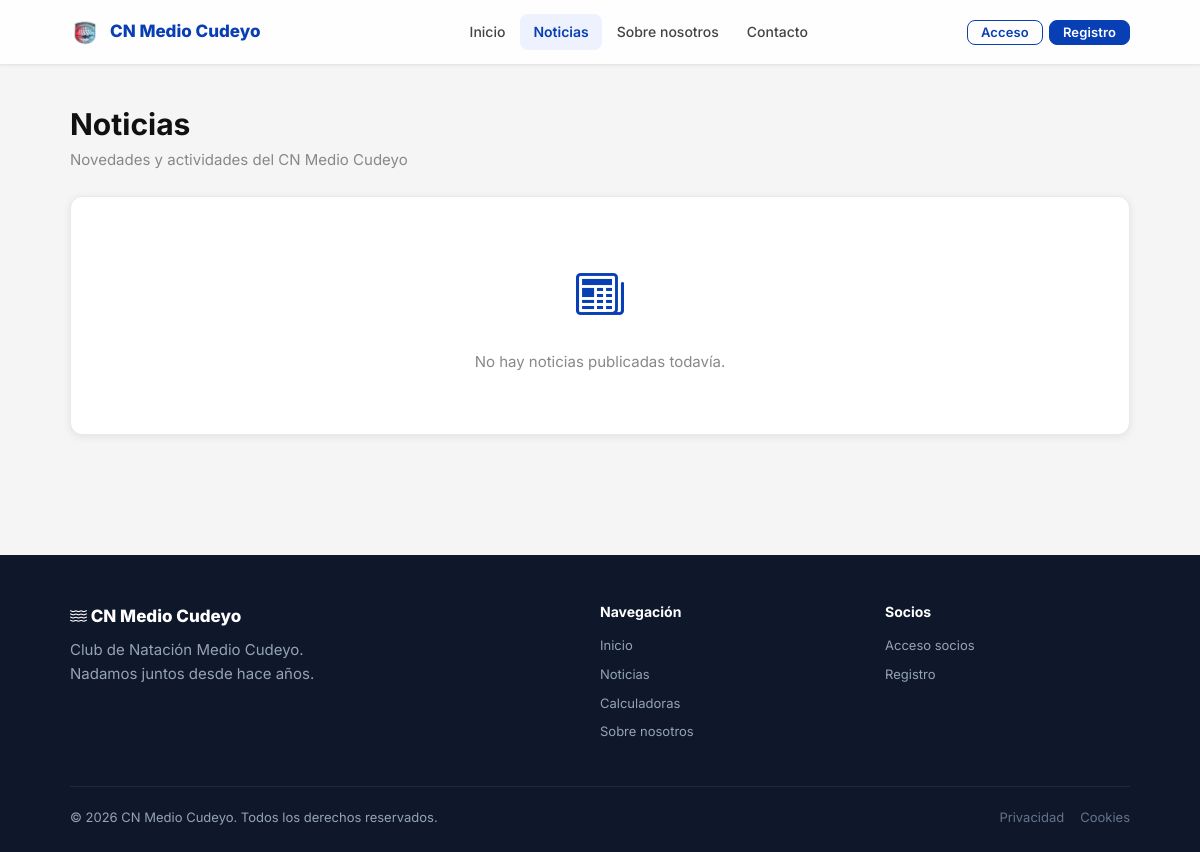
The app's page /noticias/index.php, older data.
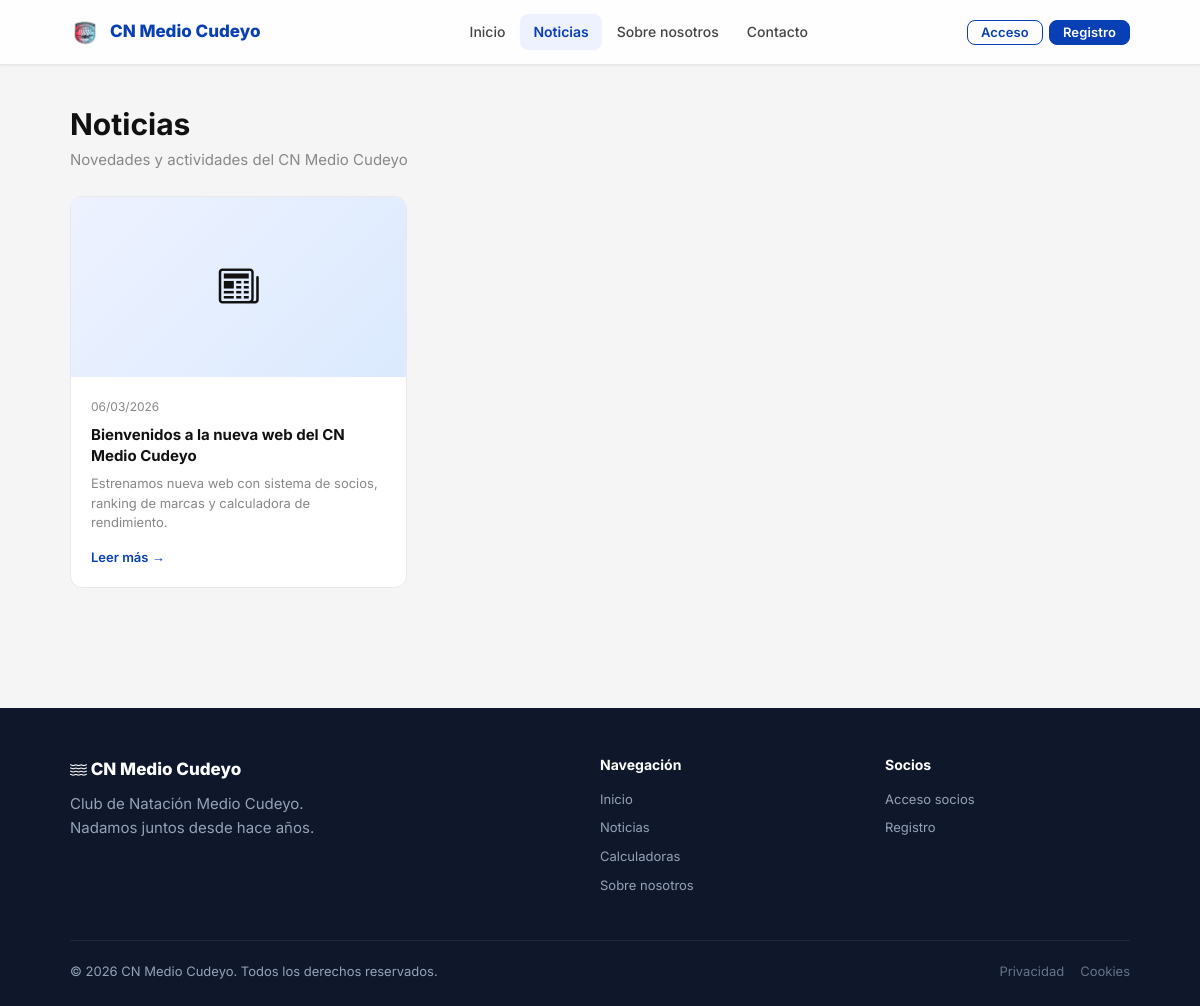
The same page, newer data.
### tables this page shows
CREATE TABLE IF NOT EXISTS noticias (
    id         INT AUTO_INCREMENT PRIMARY KEY,
    titulo     VARCHAR(255) NOT NULL,
    resumen    VARCHAR(500) DEFAULT NULL,
    contenido  TEXT         DEFAULT NULL,
    imagen_url VARCHAR(500) DEFAULT NULL,
    publicado  TINYINT(1)   NOT NULL DEFAULT 0,
    created_at TIMESTAMP DEFAULT CURRENT_TIMESTAMP,
    updated_at TIMESTAMP DEFAULT CURRENT_TIMESTAMP ON UPDATE CURRENT_TIMESTAMP
);

### includes/auth.php (called while the page is built, shortened)
<?php
function current_user(): ?array
{
    return $_SESSION['user'] ?? null;
}
function e(string $s): string
{
    return htmlspecialchars($s, ENT_QUOTES, 'UTF-8');
}

### public/noticias/index.php (the view, shortened to what this page needs)
<?php
require_once dirname(__DIR__, 2) . '/config/db.php';
require_once dirname(__DIR__, 2) . '/includes/auth.php';
require_once dirname(__DIR__, 2) . '/includes/layout.php';
$perPage = 12;
$page    = max(1, (int)($_GET['p'] ?? 1));
$offset  = ($page - 1) * $perPage;
$stmt    = $pdo->prepare('SELECT * FROM noticias WHERE publicado=1 ORDER BY created_at DESC LIMIT ? OFFSET ?');
$stmt->bindValue(1, $perPage, PDO::PARAM_INT);
$stmt->bindValue(2, $offset, PDO::PARAM_INT);
$stmt->execute();
$noticias = $stmt->fetchAll();
render_header('Noticias', 'noticias', '', 'Últimas noticias y novedades del Club de Natación Medio Cudeyo: competiciones, resultados, eventos y actividades del club.');
?>
<div class="container page-content">
  <div class="mb-6">
    <h1 style="margin-bottom:4px;">Noticias</h1>
    <p class="text-muted">Novedades y actividades del CN Medio Cudeyo</p>
  </div>
  <?php if (!$noticias): ?>
    <div class="card text-center" style="padding:60px;">
      <div style="font-size:48px;margin-bottom:16px;color:var(--blue);"><i class="bi bi-newspaper"></i></div>
      <p class="text-muted">No hay noticias publicadas todavía.</p>
    </div>
  <?php else: ?>
    <div class="news-grid">
      <?php foreach ($noticias as $n): ?>
      <a href="/noticias/detall?id=<?= $n['id'] ?>" class="news-card">
        <?php if ($n['imagen_url']): ?>
          <img src="<?= e($n['imagen_url']) ?>" alt="<?= e($n['titulo']) ?>" class="news-card-img">
        <?php else: ?>
          <div class="news-card-img-placeholder"><i class="bi bi-newspaper"></i></div>
        <?php endif; ?>
        <div class="news-card-body">
          <div class="news-card-date"><?= date('d/m/Y', strtotime($n['created_at'])) ?></div>
          <div class="news-card-title"><?= e($n['titulo']) ?></div>
          <?php if ($n['resumen']): ?>
            <div class="news-card-excerpt"><?= e(mb_strimwidth($n['resumen'], 0, 120, '…')) ?></div>
          <?php endif; ?>
          <span class="news-card-link">Leer más →</span>
        </div>
      </a>
      <?php endforeach; ?>
    </div>
  <?php endif; ?>
</div>
<?php render_footer(); ?>

### includes/layout.php (shortened to what this page needs)
<?php
function render_header(string $title, string $activePage = '', string $extraHead = '', string $description = ''): void
{
  $user = current_user();
  $isAdmin = $user && $user['rol'] === 'admin';
  $notif_count = 0;
?>
  <!DOCTYPE html>
  <html lang="es">
  <head>
    <link rel="stylesheet" href="https://cdn.jsdelivr.net/npm/bootstrap-icons@1.11.3/font/bootstrap-icons.min.css">
    <link rel="stylesheet" href="https://cdn.jsdelivr.net/npm/tom-select@2/dist/css/tom-select.min.css">
    <link rel="stylesheet" href="/assets/css/main.css?v=<?= filemtime($_SERVER['DOCUMENT_ROOT'] . '/assets/css/main.css') ?>">
  </head>
  <body>
    <nav class="navbar">
      <div class="container">
        <div class="navbar-inner">
          <a href="/" class="navbar-brand">
            <img class="brand-icon" src="/assets/images/icon.png" />
            CN Medio Cudeyo
          </a>
          <div class="navbar-links">
            <a href="/" <?= $activePage === 'inicio' ? 'class="active"' : '' ?>>Inicio</a>
            <a href="/noticias/" <?= $activePage === 'noticias' ? 'class="active"' : '' ?>>Noticias</a>
            <?php if ($user && is_nadador_activo()): ?>
              <a href="/calculadoras" <?= $activePage === 'calculadoras' ? 'class="active"' : '' ?>>Calculadoras</a>
              <a href="/biblioteca" <?= $activePage === 'biblioteca'   ? 'class="active"' : '' ?>>Biblioteca</a>
            <?php elseif (!$user): ?>
              <a href="/sobre-nosotros" <?= $activePage === 'sobre' ? 'class="active"' : '' ?>>Sobre nosotros</a>
            <?php endif; ?>
            <?php if (!$user): ?>
              <a href="/contacto" <?= $activePage === 'contacto' ? 'class="active"' : '' ?>>Contacto</a>
            <?php endif; ?>
          </div>
          <div class="navbar-auth">
            <?php if ($user): ?>
              <?php if (!$isAdmin && $notif_count > 0): ?>
                <a href="/socio/comunicaciones" class="navbar-notif" title="<?= $notif_count ?> sin leer">
                  <i class="bi bi-bell-fill"></i>
                  <span class="navbar-notif-badge"><?= $notif_count ?></span>
                </a>
              <?php endif; ?>
              <div class="navbar-user-dropdown">
                <button class="navbar-user" onclick="document.querySelector('.navbar-user-dropdown').classList.toggle('open')" type="button">
                  <?php if (!empty($user['avatar_url'])): ?>
                    <img src="<?= e($user['avatar_url']) ?>" alt="" class="navbar-user-avatar" style="width:32px;height:32px;border-radius:50%;object-fit:cover;">
                  <?php else: ?>
                    <div class="navbar-user-avatar"><?= strtoupper(mb_substr($user['nombre'], 0, 1)) ?></div>
                  <?php endif; ?>
                  <span><?= e($user['nombre']) ?></span>
                  <i class="bi bi-chevron-down" style="font-size:12px;opacity:0.7;"></i>
                </button>
                <div class="navbar-dropdown-menu">
                  <a href="/socio/perfil"><i class="bi bi-person"></i> Mi perfil</a>
                  <?php if (!$isAdmin): ?>
                    <a href="/socio/comunicaciones"><i class="bi bi-bell"></i> Comunicaciones<?= $notif_count > 0 ? ' <span class="badge badge-blue" style="font-size:11px;padding:2px 6px;margin-left:4px;">' . $notif_count . '</span>' : '' ?></a>
                    <a href="/socio/incidencias" <?= $activePage === 'socio-incidencias' ? 'class="active"' : '' ?>><i class="bi bi-exclamation-triangle"></i> Incidencias</a>
                    <a href="/socio/competiciones" <?= $activePage === 'socio-competiciones' ? 'class="active"' : '' ?>><i class="bi bi-list-ol"></i> Competiciones</a>
                    <?php if (is_nadador_activo()): ?>
                      <a href="/socio/asistencia" <?= $activePage === 'socio-asistencia' ? 'class="active"' : '' ?>><i class="bi bi-calendar-check"></i> Mi asistencia</a>
                    <?php endif; ?>
                  <?php endif; ?>
                  <a href="/directiva/cuestiones" <?= $activePage === 'directiva-cuestiones' ? 'class="active"' : '' ?>><i class="bi bi-question-circle"></i> Cuestiones</a>
                  <a href="/logout"><i class="bi bi-box-arrow-right"></i> Cerrar sesión</a>
                </div>
              </div>
            <?php else: ?>
              <a href="/login" class="btn btn-secondary btn-sm">Acceso</a>
              <a href="/register" class="btn btn-primary btn-sm">Registro</a>
            <?php endif; ?>
          </div>
        </div>
      </div>
    </nav>
    <main class="site-main">
    <?php
  }
  function render_footer(): void
  {
    $user = current_user();
    ?>
    </main>
    <footer class="footer">
      <div class="container">
        <div class="footer-inner">
          <div>
            <div class="footer-brand-name"><i class="bi bi-water"></i> CN Medio Cudeyo</div>
            <p>Club de Natación Medio Cudeyo.<br>Nadamos juntos desde hace años.</p>
          </div>
          <div class="footer-col">
            <h4>Navegación</h4>
            <a href="/">Inicio</a>
            <a href="/noticias/">Noticias</a>
            <a href="/calculadoras">Calculadoras</a>
            <a href="/sobre-nosotros">Sobre nosotros</a>
          </div>
          <div class="footer-col">
            <h4>Socios</h4>
            <?php if (!$user): ?>
              <a href="/login">Acceso socios</a>
              <a href="/register">Registro</a>
            <?php else: ?>
              <a href="/socio/panel">Mi panel</a>
              <a href="/socio/ranking">Ranking liga</a>
            <?php endif; ?>
          </div>
        </div>
        <div class="footer-bottom">
          <span>&copy; <?= date('Y') ?> CN Medio Cudeyo. Todos los derechos reservados.</span>
          <div class="footer-links">
            <a href="/privacidad">Privacidad</a>
            <a href="/cookies">Cookies</a>
          </div>
        </div>
      </div>
    </footer>
  </body>
  </html>
<?php
  }
?>

### public/assets/css/main.css (style rules this page uses)
:root { --blue: #093FB4; --blue-dark: #072f88; --red: #BF4646; --green: #16a34a; --orange: #ea580c; --text: #111; --gray: #888; --gray-light: #ddd; --bg: #f5f5f5; --white: #fff; --shadow: 0 2px 8px rgba(0,0,0,0.08); --shadow-lg: 0 4px 20px rgba(0,0,0,0.12); --radius: 8px; --radius-lg: 12px; }
*, *::before, *::after { box-sizing: border-box; margin: 0; padding: 0; }
body { font-family: 'Inter', Arial, sans-serif; font-size: 15px; color: var(--text); background: var(--bg); line-height: 1.6; -webkit-font-smoothing: antialiased; min-height: 100vh; display: flex; flex-direction: column; }
.site-main { flex: 1; }
a { color: var(--blue); text-decoration: none; }
img { max-width: 100%; display: block; }
h1, h2, h3, h4 { line-height: 1.3; }
.container { max-width: 1100px; margin: 0 auto; padding: 0 20px; }
.page-content { padding-top: 40px; padding-bottom: 60px; }
.navbar { background: rgba(255,255,255,0.85); backdrop-filter: blur(8px); border-bottom: 1px solid #e5e7eb; position: sticky; top: 0; z-index: 100; box-shadow: 0 1px 3px rgba(0,0,0,0.05); }
.navbar-inner { display: flex; align-items: center; justify-content: space-between; height: 64px; }
.navbar-brand { display: flex; align-items: center; gap: 10px; font-size: 17px; font-weight: 800; color: var(--blue); text-decoration: none; white-space: nowrap; margin-right: 50px !important; }
.navbar-brand .brand-icon { font-size: 22px; width: 30px !important;height: 30px !important; }
.navbar-links { display: flex; align-items: center; gap: 2px; }
.navbar-links a { padding: 7px 13px; border-radius: var(--radius); color: #444; font-size: 14px; font-weight: 500; transition: background 0.15s, color 0.15s; white-space: nowrap; }
.navbar-links a.active { color: var(--blue); background: #eef2ff; font-weight: 600; }
.navbar-auth { display: flex; align-items: center; gap: 6px; }
.btn { display: inline-flex; align-items: center; justify-content: center; gap: 7px; padding: 9px 20px; border-radius: var(--radius); font-size: 14px; font-weight: 600; border: 1.5px solid transparent; cursor: pointer; transition: background 0.18s, color 0.18s, border-color 0.18s, box-shadow 0.18s, transform 0.12s; line-height: 1; text-decoration: none; letter-spacing: 0.01em; }
.btn-primary { background: var(--blue); color: white; border-color: var(--blue); }
.btn-secondary { background: transparent; color: var(--blue); border-color: var(--blue); }
.btn-sm { padding: 5px 13px; font-size: 13px; }
.news-grid { display: grid; grid-template-columns: repeat(3, 1fr); gap: 24px; }
.news-card { background: white; border-radius: var(--radius-lg); border: 1px solid #e8e8e8; overflow: hidden; transition: box-shadow 0.2s, transform 0.2s; display: flex; flex-direction: column; text-decoration: none; color: inherit; cursor: pointer; }
.news-card-img-placeholder { width: 100%; height: 180px; background: linear-gradient(135deg, #eef2ff, #dbeafe); display: flex; align-items: center; justify-content: center; font-size: 40px; }
.news-card-body { padding: 20px; flex: 1; display: flex; flex-direction: column; }
.news-card-date { font-size: 12px; color: var(--gray); margin-bottom: 8px; }
.news-card-title { font-size: 15px; font-weight: 700; margin-bottom: 8px; line-height: 1.4; }
.news-card-excerpt { font-size: 13px; color: var(--gray); line-height: 1.5; flex: 1; }
.news-card-link { margin-top: 14px; font-size: 13px; font-weight: 600; color: var(--blue); }
.footer { background: #0f172a; color: #94a3b8; padding: 48px 0 24px; margin-top: 60px; }
.footer-inner { display: grid; grid-template-columns: 2fr 1fr 1fr; gap: 40px; margin-bottom: 36px; }
.footer-brand-name { color: white; font-size: 17px; font-weight: 800; margin-bottom: 8px; }
.footer-col h4 { color: white; font-size: 14px; font-weight: 700; margin-bottom: 14px; }
.footer-col a { display: block; font-size: 13px; color: #94a3b8; margin-bottom: 8px; }
.footer-bottom { border-top: 1px solid #1e293b; padding-top: 20px; display: flex; justify-content: space-between; align-items: center; font-size: 13px; }
.footer-links { display: flex; gap: 16px; }
.footer-links a { color: #64748b; font-size: 13px; }
.mb-6 { margin-bottom: 24px; }
.text-muted { color: var(--gray); }
.card { background: white; border-radius: var(--radius-lg); border: 1px solid #e8e8e8; padding: 24px; box-shadow: var(--shadow); }
.text-center { text-align: center; }

Row changes from the older to the newer data that the page shows:
now on this page (row edited): noticias: created_at "06/03/2026", titulo "Bienvenidos a la nueva web del CN Medio Cudeyo", resumen "Estrenamos nueva web con sistema de socios, ranking de marcas y calculadora de rendimiento."
Text that changed along with them:
text no longer shown: "No hay noticias publicadas todavía."
